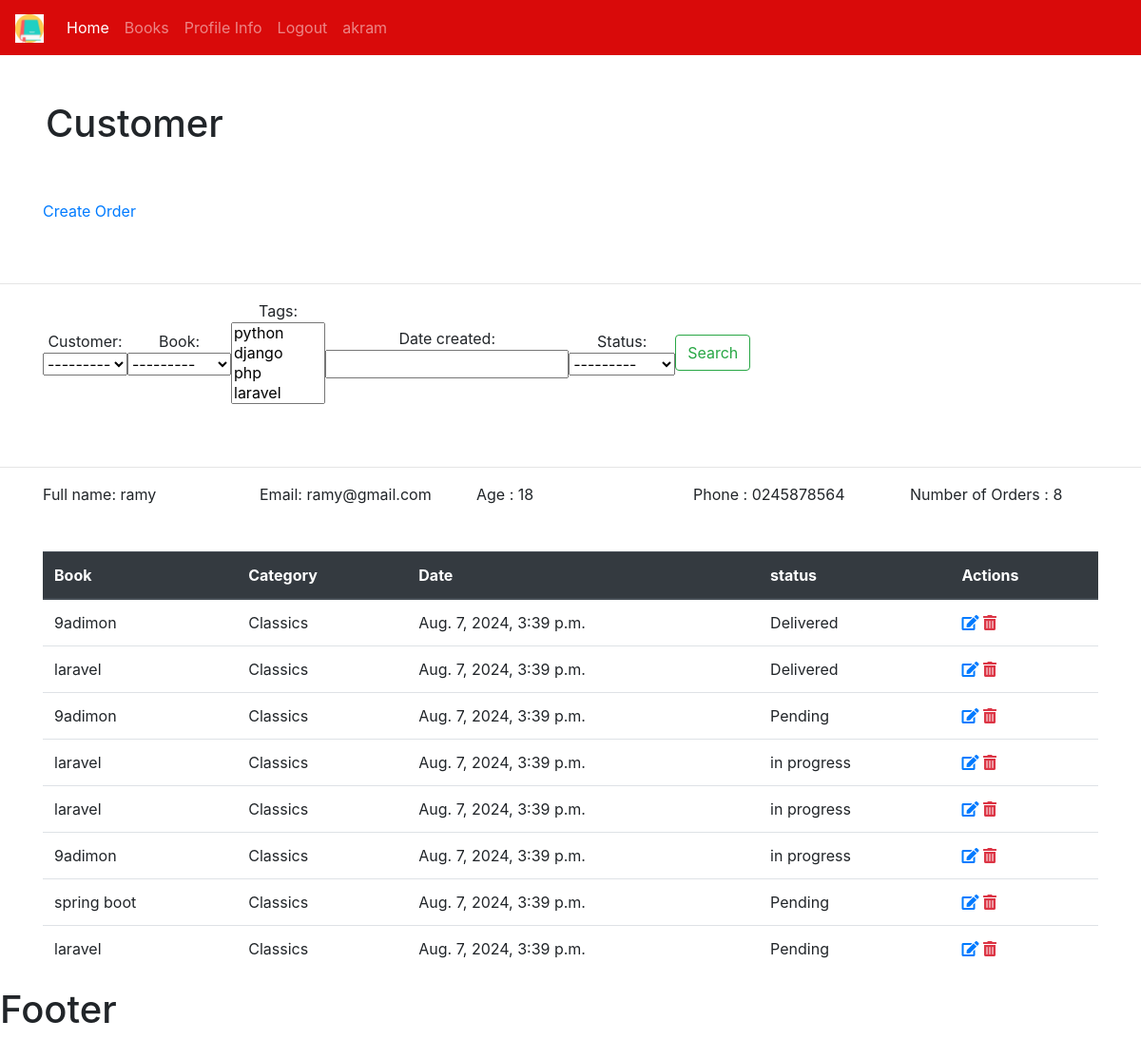
/customer/1/ (signed in), run on an earlier commit of the app's database.
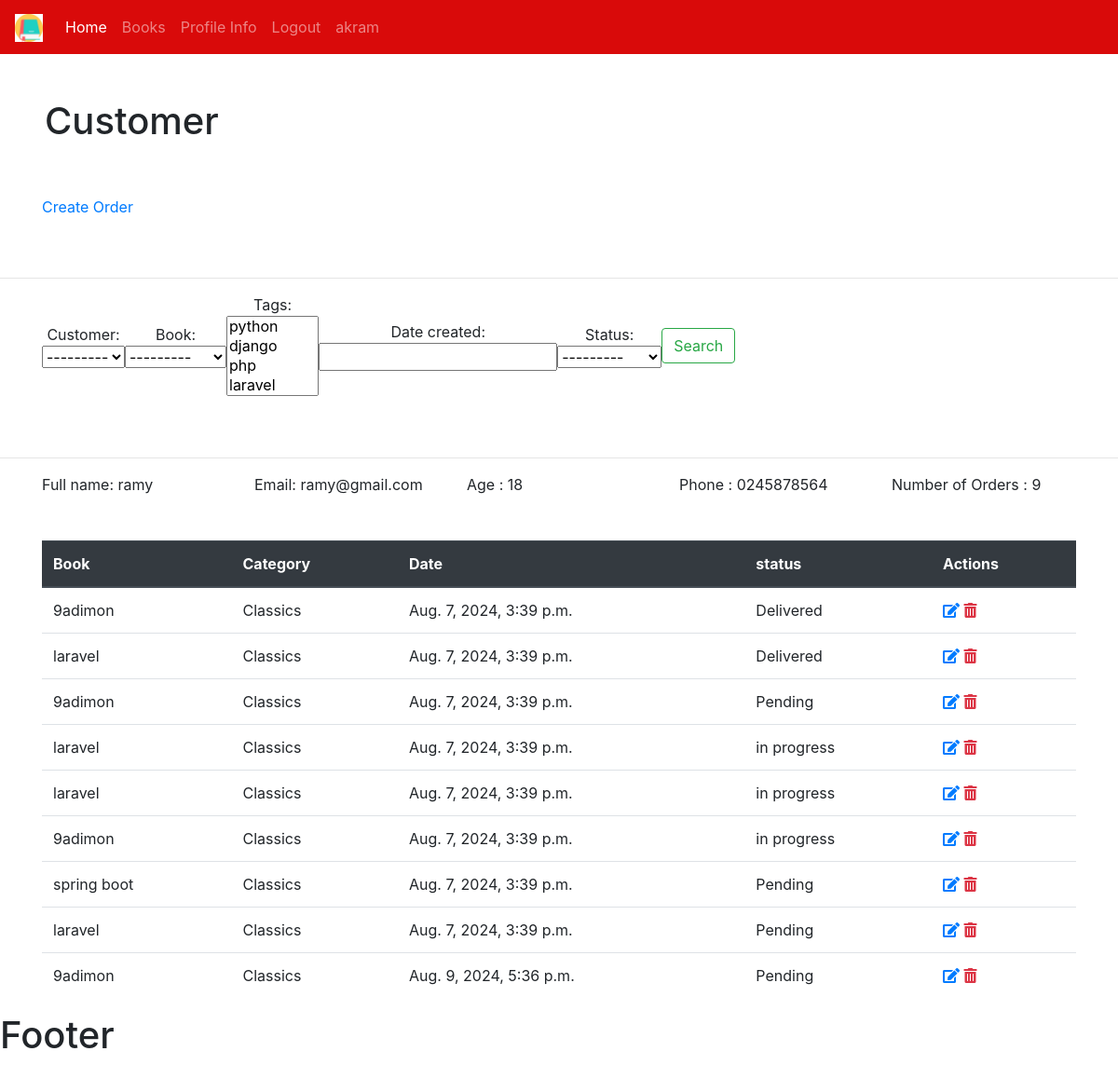
And on a later commit of the database.
### bookstore/models.py (models this page shows, shortened)
class Customer(models.Model):
    user = models.OneToOneField(User,null=True, on_delete=models.CASCADE)
    name = models.CharField(max_length=190, null=True)
    email = models.CharField(max_length=190, null=True)
    phone = models.CharField(max_length=190, null=True)
    age = models.CharField(max_length=190, null=True)
    avatar = models.ImageField(blank=True, null=True, default="preson.png")
    date_created = models.DateTimeField(auto_now_add=True, null=True)
    def __str__(self):
        return self.name

class Order(models.Model):
    STATUS= (
        ('Pending','Pending'),
        ('Delivered','Delivered'),
        ('in progress','in progress'),
        ('out of order','out of order')
    )
    customer = models.ForeignKey(Customer, null=True, on_delete=models.SET_NULL)
    book = models.ForeignKey(Book, null=True, on_delete=models.SET_NULL)
    tags = models.ManyToManyField(Tag)
    date_created = models.DateTimeField(auto_now_add=True, null=True)
    status =  models.CharField(max_length=200, null=True,choices=STATUS)

class Book(models.Model):
    CATEGORY = ( #tuple
        ('Classics','Classics'),
        ('Comic Book','Comic Book'),
        ('Fantasy','Fantasy'),
        ('Horror','Horror')
    )
    name = models.CharField(max_length=190, null=True)
    author = models.CharField(max_length=190, null=True)
    price = models.FloatField( null=True)
    category = models.CharField(max_length=190, null=True ,choices=CATEGORY  )
    description = models.CharField(max_length=200, null=True)
    tags = models.ManyToManyField(Tag)
    date_created = models.DateTimeField(auto_now_add=True, null=True)
    def __str__(self):
         return self.name

### bookstore/views.py (the view)
# urls.py: path('customer/<int:pk>/',views.customer,name='customer'),
@login_required(login_url='login')
def customer(request,pk):
    customer = Customer.objects.get(id=pk)
    orders = customer.order_set.all()
    total_orders = orders.count()
    searchFilter = OrderFilter(request.GET , queryset=orders)
    orders = searchFilter.qs #override all order to qs : queryset
    myContext = {
        'customer': customer ,
        'orders': orders,
        'total_orders': total_orders,
        'myFilter' : searchFilter
    }
    return render(request=request , template_name='bookstore/customer.html',context=myContext)

### bookstore/models.py (called while the page is built)
    def __str__(self):
       return self.name

### bookstore/templates/bookstore/customer.html
{% extends 'bookstore/main.html'%}
{% block content %}
<h1 class="p-5">Customer</h1>
<div class="container pb-5">
  <div class="row">
    <div class="col-sm">
    <a href="{% url 'create' customer.id %}"> Create Order</a>
    </div>
  </div>
</div>
<hr>
<div class="container pb-5">
  <div class="row">
    <div class="col-sm">
    <form class="form-inline my-2 my-lg-0" method="GET">
     {{myFilter.form}}
      <button class="btn btn-outline-success my-2 my-sm-0" type="submit">Search</button>
    </form>
    </div>
  </div>
</div>
<hr>
<div class="container pb-5">
  <div class="row">
    <div class="col-sm">
    Full name:   {{customer.name}}
    </div>
    <div class="col-sm">
    Email:   {{customer.email}}
    </div>
    <div class="col-sm">
    Age :   {{customer.age}}
    </div>
    <div class="col-sm">
    Phone :   {{customer.phone}}
    </div>
      <div class="col-sm">
    Number of Orders :   {{total_orders}}
    </div>
  </div>
</div>
<div class="container">
<table class="table">
  <thead class="thead-dark">
    <tr>
      <th scope="col">Book</th>
      <th scope="col">Category</th>
      <th scope="col">Date</th>
       <th scope="col">status</th>
       <th scope="col">Actions</th>
    </tr>
  </thead>
  <tbody>
   {% for item in orders  %}
        <tr>
         <td>{{item.book}}</td>
      <td>{{item.book.category}}</td> {% comment %}//from foreign key{% endcomment %}
      <td>{{item.date_created}}</td>
      <td>{{item.status}}</td>
       <td>
       <a href="{% url 'update' item.id%}"><i class="fas fa-edit"></i></a>
       <a class="text-danger" href="{% url 'delete' item.id %}"><i class="fas fa-trash-alt"></i></a>
       </td>
       </tr>
      {% endfor %}
  </tbody>
</table>
</div>
{% endblock %}

### bookstore/templates/bookstore/main.html (shortened to what this page needs)
{% load static   %}
<!DOCTYPE html>
<html>
<head>
<link rel="stylesheet" href="https://stackpath.bootstrapcdn.com/bootstrap/4.5.2/css/bootstrap.min.css">
<link rel="stylesheet" href="https://pro.fontawesome.com/releases/v5.10.0/css/all.css"/>
 <link rel='stylesheet' type="text/css" href="{% static '/css/style.css'  %}">
</head>
<body>
{% include 'bookstore/navbar.html'%}
{% block content %}
{% endblock %}
 <h1>Footer</h1>
</body>
</html>

### bookstore/templates/bookstore/navbar.html (shortened to what this page needs)
{% load static   %}
<nav class="navbar navbar-expand-lg  navbar-dark bg-primary">
  <a class="navbar-brand" href="{% url 'home' %}">
   <img src="{% static '/images/book.png'  %}" width="30" height="30" alt="" loading="lazy">
  </a>
  <div class="collapse navbar-collapse" id="navbarSupportedContent">
    <ul class="navbar-nav mr-auto">
    {% if request.user.is_staff%}
      <li class="nav-item active">
        <a class="nav-link" href="{% url 'home' %}">Home <span class="sr-only">(current)</span></a>
      </li>
      <li class="nav-item">
        <a class="nav-link" href="{% url 'books' %}">Books</a>
      </li>
  {% endif %}
      <li class="nav-item">
        <a class="nav-link" href="">Profile Info</a>
      </li>
      <li class="nav-item">
        <a class="nav-link" href="{% url 'logout' %}">Logout</a>
      </li>
       <li class="nav-item">
       <a class="nav-link" href="#">{{request.user}}</a>
      </li>
    </ul>
  </div>
</nav>

### myStatic/css/style.css (style rules this page uses)
.bg-primary { background-color: #d90a0a!important; }

What changed in the data, as far as the page shows it:
added Order: book "9adimon", book.category "Classics", date_created "Aug. 9, 2024, 5:36 p.m.", status "Pending"
Also different on the page:
{{ total_orders }}: "8" → "9"
